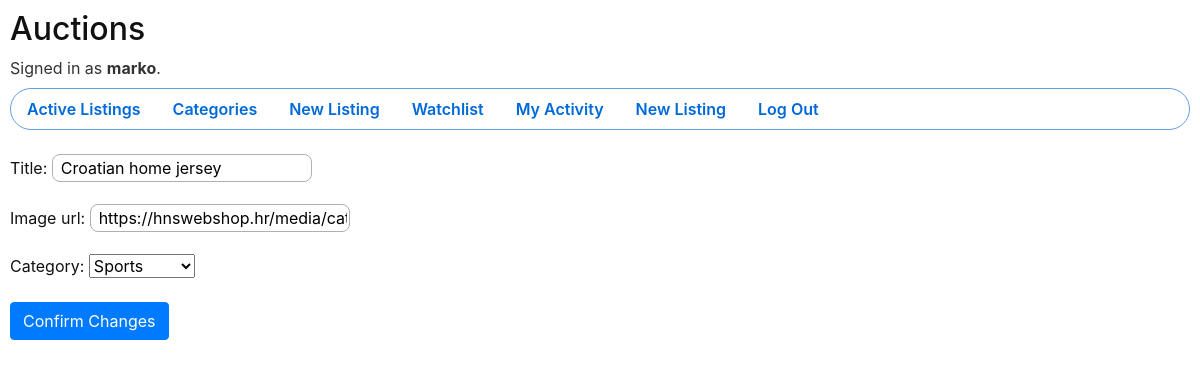
Before: /listings/1/edit (signed in) with the older database file.
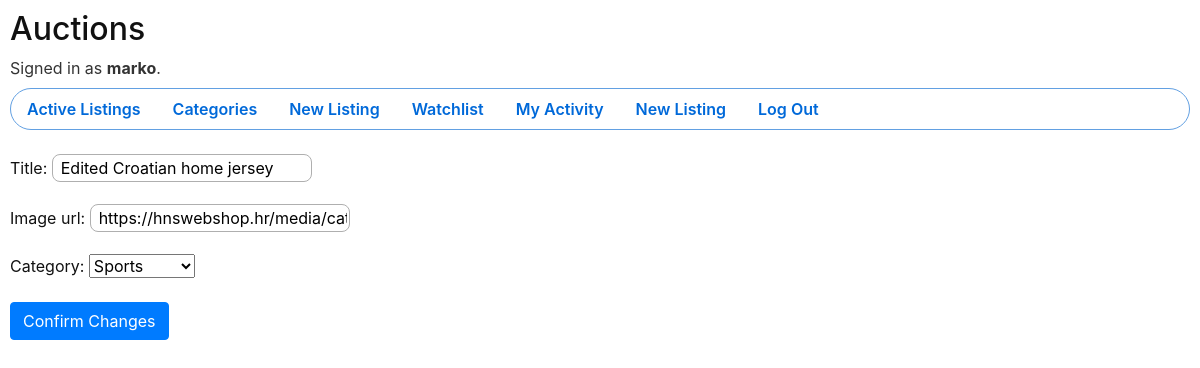
After: the same page with the newer database file.
### auctions/models.py (models this page shows, shortened)
class Listing(models.Model):
    LISTING_CATEGORIES = [
        ('FSHN', 'Fashion'),
        ('TYS', 'Toys'),
        ('ELCTRNCS', 'Electronics'),
        ('HM', 'Home'),
        ('SPRTS', 'Sports'),
        ('OTHR', 'Other')
    ]
    title = models.CharField(max_length=64)
    description = models.TextField()
    image_url = models.URLField(blank=True)
    category = models.CharField(max_length=64, choices=LISTING_CATEGORIES, default='OTHR')
    owner = models.ForeignKey(User, on_delete=models.CASCADE, related_name="user_listings")
    starting_price = models.PositiveIntegerField()
    created = models.DateTimeField(auto_now_add=True)
    is_active = models.BooleanField(default=True)

### auctions/views.py (the view)
# urls.py: path("listings/<int:listing_id>/edit", views.edit_listing, name="edit_listing"),
@login_required
@require_http_methods(["GET", "POST"])
def edit_listing(request: HttpRequest, listing_id: int) -> HttpResponse:
    try:
        listing = Listing.objects.get(pk=listing_id)
        if request.user != listing.owner:
            return render(request, 'auctions/error-msg-redirect.html', {
                'msg': 'Cannot edit listings you are not an owner of.',
                'redirect_to': 'listing',
                'redirect_arg': listing_id
            }, status=403)
        if not listing.is_active:
            return render(request, 'auctions/error-msg-redirect.html', {
                'msg': 'Cannot edit a listing for which auction is already closed.',
                'redirect_to': 'listing',
                'redirect_arg': listing_id
            }, status=400)
        if request.method == "POST":
            form = EditListingForm(request.POST)
            if not form.is_valid():
                return render(request, 'auctions/edit_listing.html', {
                    'edit_form': form,
                    'listing_id': listing_id,
                    'error_field_message': next(iter(form.errors.items()))
                }, status=400)
            listing.title = form.cleaned_data['title']
            listing.image_url = form.cleaned_data['image_url']
            listing.category = form.cleaned_data['category']
            listing.save()
            return HttpResponseRedirect(reverse('listing', args=[listing_id]))
        else:
            curr_content = {
                'title': listing.title,
                'image_url': listing.image_url,
                'category': listing.category
            }
            return render(request, 'auctions/edit-listing.html', {
                'edit_form': EditListingForm(initial=curr_content),
                'listing_id': listing_id
            })
    except Listing.DoesNotExist:
        return HttpResponseNotFound(f"<strong>NOT FOUND!</strong><br>No listing with an id={listing_id}!")
    except Listing.MultipleObjectsReturned:
        return HttpResponseServerError(
            'Sorry! Something went wrong while processing your request, please try again later!'
            )

### auctions/views.py
class EditListingForm(forms.ModelForm):
    class Meta:
        model = Listing
        fields = ['title', 'image_url', 'category']

### auctions/templates/auctions/edit-listing.html (shortened to what this page needs)
{% extends 'auctions/layout.html' %}
{% block body %}
    <form method="POST" action="{% url 'edit_listing' listing_id %}">
        {{ edit_form.as_p }}
        <input class="btn btn-primary" type="submit" value="Confirm Changes">
    </form>
{% endblock %}

Changed rows visible on the page:
changed Listing "Sports": title "Croatian home jersey" → "Edited Croatian home jersey"
